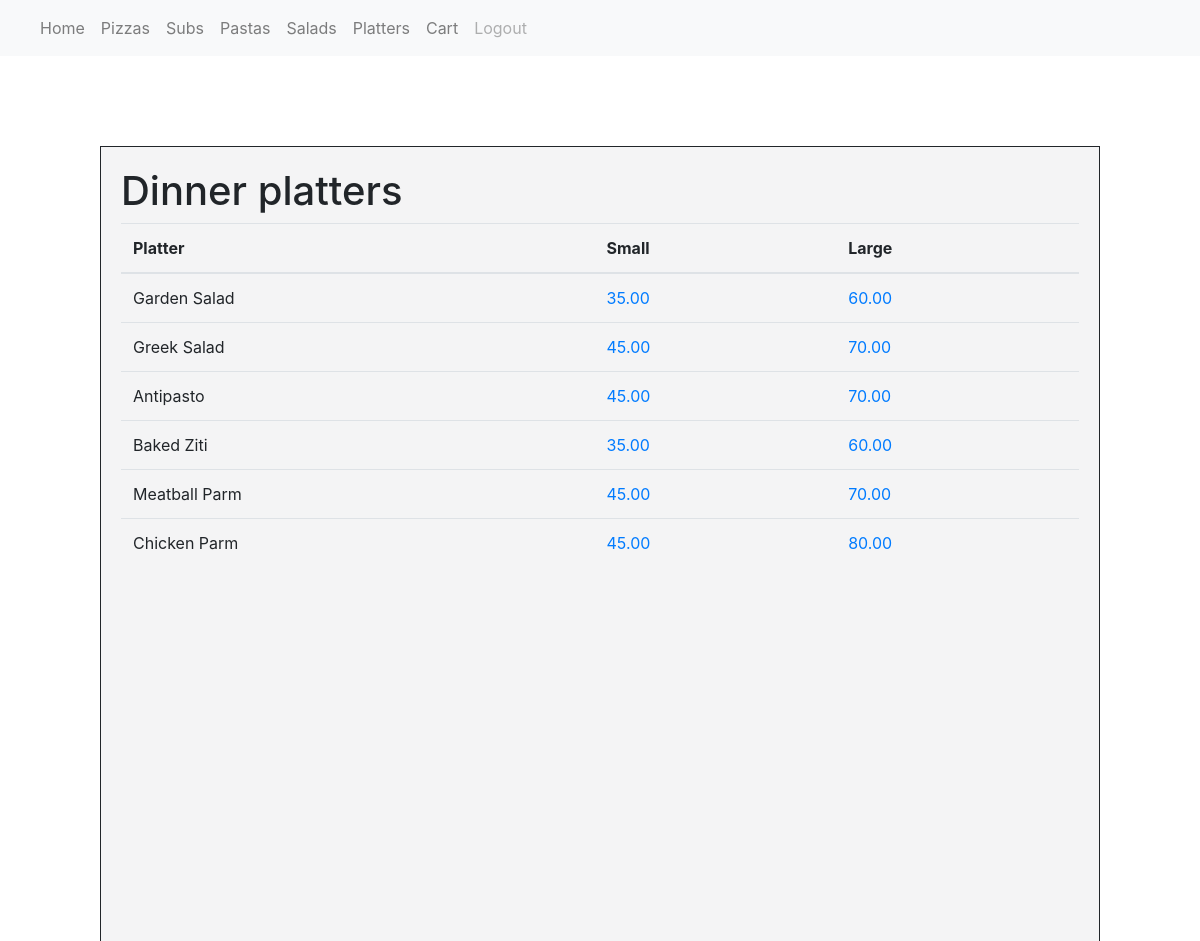
The app's page /platters with its own data.
### orders/models.py (models this page shows, shortened)
class Platter(models.Model):
    description = models.CharField(max_length=64)
    price_small = models.DecimalField(max_digits=6, decimal_places=2, blank=True, null=True)
    price_large = models.DecimalField(max_digits=6, decimal_places=2, blank=True, null=True)

### orders/views.py (the view)
# urls.py: path("platters", views.platters, name="platters"),
def platters(request):
    Platters = Platter.objects.all()
    context = {
        "user": request.user,
        "Platters": Platters,
    }
    return render(request, "orders/platters.html", context)

### orders/templates/orders/platters.html (shortened to what this page needs)
{% extends "orders/base1.html" %}
{% block body %}
    <div class="menu-table">
        <h1>Dinner platters</h1>
        <table class="table table-hover">
            <thead>
                <tr>
                <th scope="col">Platter</th>
                <th scope="col">Small</th>
                <th scope="col">Large</th>
                </tr>
            </thead>
            <tbody>
            {% for platter in Platters %}
                <tr>
                <td>{{platter.description}}</td>
                <td><a href="{% url 'add_platter' platter.description 'small' platter.price_small %}">{{platter.price_small}}</a></td>
                <td><a href="{% url 'add_platter' platter.description 'large' platter.price_large %}">{{platter.price_large}}</a></td>
                </tr>
            {% endfor %}
            </tbody>
        </table>
    </div>
{% endblock %}

### orders/static/orders/styles.css (style rules this page uses)
.menu-table { width: 1000px; height: 800px; background-color: rgba(244, 244, 245, 0.945); border-style: solid; border-width: 1px; padding: 20px; position:absolute; left:0; right:0; top:150px; bottom:0; margin:auto; max-width:100%; max-height:100%; overflow:auto; }
a { color:red; }

### records on screen
Platter: description "Garden Salad", price_small "35.00", price_large "60.00"
Platter: description "Greek Salad", price_small "45.00", price_large "70.00"
Platter: description "Antipasto", price_small "45.00", price_large "70.00"
Platter: description "Baked Ziti", price_small "35.00", price_large "60.00"
Platter: description "Meatball Parm", price_small "45.00", price_large "70.00"
Platter: description "Chicken Parm", price_small "45.00", price_large "80.00"
